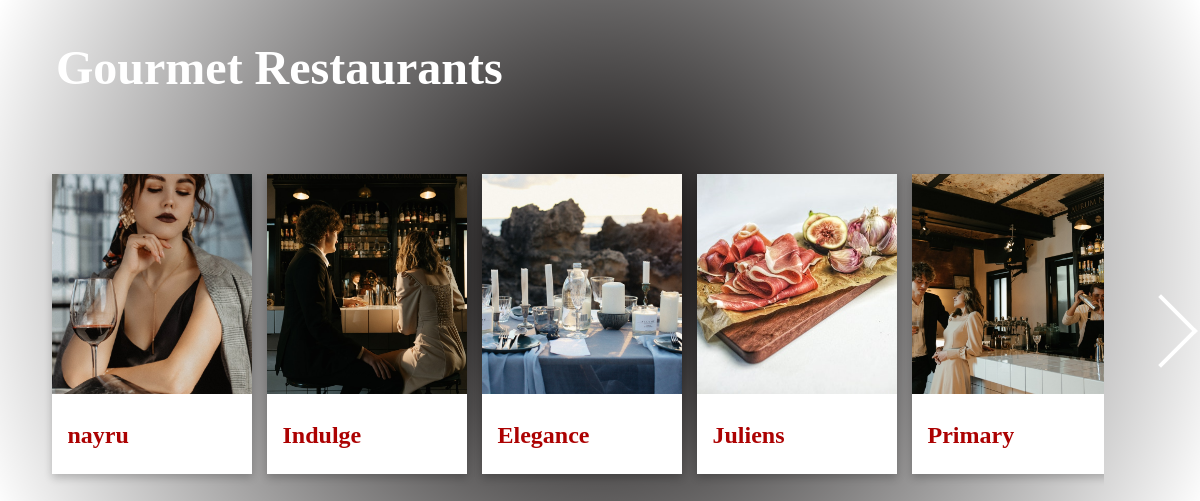
The app's page /listar/ with its own data.
### restaurante/models.py (models this page shows, shortened)
class Restaurant(models.Model):
    id = models.AutoField(primary_key=True)
    name = models.CharField(max_length=50)
    city = models.CharField(max_length=20, choices=Ciudad, default="Armenia")
    departamento = models.CharField(max_length=20,default="Quindío")
    price_min = models.CharField(max_length=10)
    price_max = models.CharField(max_length=50)
    menu = models.ManyToManyField(ItemMenu)
    parking = models.BooleanField()
    email = models.EmailField()
    credit_card = models.BooleanField()
    debit_card = models.BooleanField()
    description = models.TextField()
    type = models.CharField(max_length=20, choices=Categoria, default="Gourmet")
    place = models.CharField(max_length=50)
    principal_image = models.ImageField(upload_to='restaurant/principal-img', null=True, blank=True)
    gallery = models.ManyToManyField(Gallery)
    events = models.ManyToManyField(Event)
    slug = models.SlugField(unique=True)

### restaurante/views.py (the view)
# urls.py: path('listar/', views.list_restaurants, name='listar'),
def list_restaurants(request):
    restaurant = Restaurant.objects.all()
    data = {
        'restaurant': restaurant
    }
    return render(request, 'app/restaurant/list.html', data)

### restaurante/templates/app/restaurant/list.html (shortened to what this page needs)
<!doctype html>
<html lang="es">
<head>
    {% load static %}
    <link
          rel="stylesheet"
          href="https://cdnjs.cloudflare.com/ajax/libs/font-awesome/5.15.3/css/all.min.css"
        />
    <link rel="stylesheet" type="text/css" href="{% static 'css/restaurant-list.css' %}">
    {% load pwa %}
</head>
<body>
 <h2 style="font-size:3rem; color: #fff; margin-left:3rem;">Gourmet Restaurants</h2>
 <div class="container">
    <div id="cards-container">
      <div class="cards">
        {% for r in restaurant %}
          {% if r.type == 'Gourmet' %}
          <div class="card" style="width:200px; height:300px; display: flex; flex-direction: column; text-align:center;">
              <a href="/restaurante/{{ r.slug }}" style="text-decoration:none; color: #AC0202; text-align:center;">
                  {% if r.principal_image  %}
                    <img src="{{ r.principal_image.url }}" alt="Architecture" style="width:200px; height:220px; object-fit:cover;">
                  {% endif %}
                  <div class="container">
                      <h2>
                          {{ r.name }}
                      </h2>
                  </div>
              </a>
          </div>
          {% endif %}
        {% endfor %}
      </div>
    </div>
   <div id="slide-right-container">
      <div class="slide-right">
      </div>
    </div>
  </div>
</body>
</html>

### restaurante/static/css/restaurant-list.css (style rules this page uses)
body { background: radial-gradient(circle, rgba(3,0,0,1) 0%, rgba(3,3,3,0) 100%), url("https://images.pexels.com/photos/1833349/pexels-photo-1833349.jpeg?cs=srgb&dl=pexels-valeria-boltneva-1833349.jpg&fm=jpg"); background-size: cover; background-position: center; background-repeat: no-repeat; }
.container { display: -webkit-box; display: -ms-flexbox; display: flex; -webkit-box-align: center; -ms-flex-align: center; align-items: center; -webkit-box-pack: justify; -ms-flex-pack: justify; justify-content: space-between; padding: 4px 16px; }
#cards-container { overflow: hidden; margin: 20px; }
.cards { display: -webkit-box; display: -ms-flexbox; display: flex; width: 99999px; }
.card { -webkit-box-shadow: 0 4px 8px 0 rgba(0, 0, 0, 0.2); box-shadow: 0 4px 8px 0 rgba(0, 0, 0, 0.2); background: #fff; -webkit-transition: 0.3s; transition: 0.3s; width: 235px; margin: 15px 7.5px; }
#slide-left-container, #slide-right-container { display: none; }
#slide-left-container.active, #slide-right-container.active { display: block; cursor: pointer; }
.slide-left, .slide-right { border-color: #fff; border-style: solid; height: 3rem; width: 3rem; margin-top: 30%; }
.slide-right { border-width: 4px 4px 0 0; -webkit-transform: rotate(45deg); transform: rotate(45deg); margin-left: 22%; }

### records on screen
Restaurant: principal_image (picture), name "nayru"
Restaurant: principal_image (picture), name "Indulge"
Restaurant: principal_image (picture), name "Elegance"
Restaurant: principal_image (picture), name "Juliens"
Restaurant: principal_image (picture), name "Primary"
